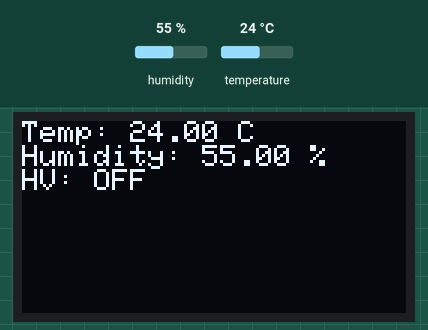
This sketch was run on a simulated Arduino Uno, built with avr-gcc and run on an emulated ATmega328P. Shown: 128×64 one-colour display. The inputs (shaded band) are chosen by the test bench; at power-on: humidity 55 %, temperature 24 °C.

Above: at 2.9 s.
3.0 s: humidity set to 22 %
At 4.7 s:
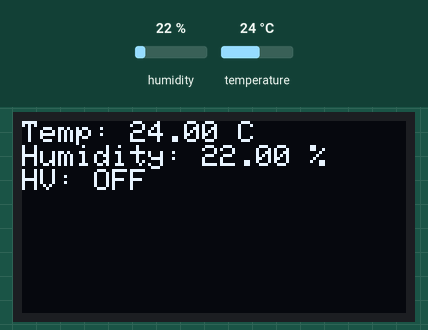
5.8 s: humidity set to 82 %
8.6 s: humidity set to 86 %
At 11.6 s:
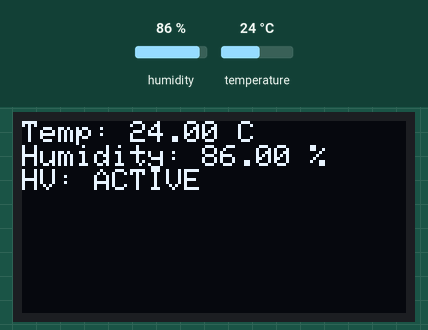
12.0 s: temperature set to 12 °C
At 13.8 s:
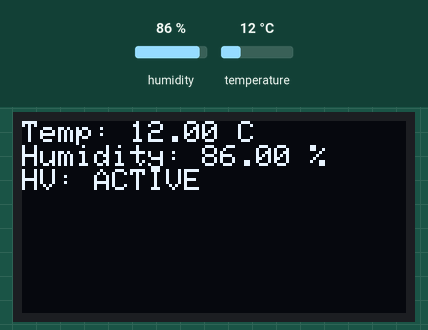
Timing chart, 0 to 15.3 s (numbered marks = the images above; inputs shaded):
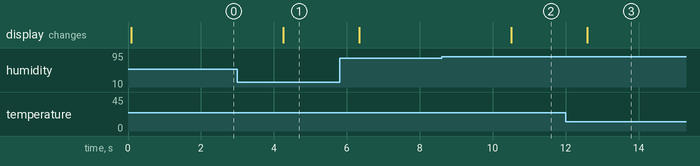

The sketch:

OLEDDisplay.ino
```cpp
#include <Wire.h>
#include <Adafruit_GFX.h>
#include <Adafruit_SSD1306.h>
#include "DHT.h"

#define SCREEN_WIDTH 128
#define SCREEN_HEIGHT 64
#define OLED_RESET -1
#define DHTPIN 2
#define DHTTYPE DHT11

DHT dht(DHTPIN, DHTTYPE);
Adafruit_SSD1306 display(SCREEN_WIDTH, SCREEN_HEIGHT, &Wire, OLED_RESET);

void setup() {
  dht.begin();
  display.begin(SSD1306_SWITCHCAPVCC, 0x3C);
  display.clearDisplay();
  display.setTextSize(1);
  display.setTextColor(WHITE);
}

void loop() {
  float h = dht.readHumidity();
  float t = dht.readTemperature();

  display.clearDisplay();
  display.setCursor(0, 0);
  display.print("Temp: "); display.print(t); display.println(" C");
  display.print("Humidity: "); display.print(h); display.println(" %");

  if (h >= 85) {
    display.println("HV: ACTIVE");
  } else {
    display.println("HV: OFF");
  }

  display.display();
  delay(1000);
}
```

Measured:
- the behaviour switches between 84 and 85 % on humidity (found by bisection; images 1 and 2)
- after the input at 3.0 s, the display: changes after 1.3 s (image 1)
- after the input at 8.6 s, the display: changes after 1.9 s (image 2)
- after the input at 12.0 s, the display: changes after 0.60 s (image 3)
